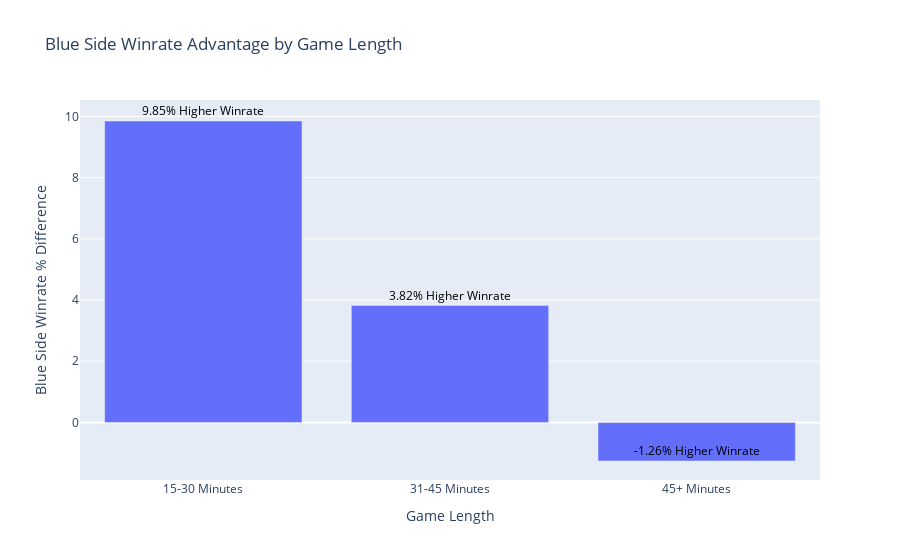

This figure's notebook cell:
### Code cell
# Split the gamelength column into 3 bins
gamelength_bins = pd.cut(df_teams['gamelength'], bins=[900, 1800, 2700, np.inf], labels=['15-30 Minutes', '31-45 Minutes', '45+ Minutes'])

wr_length = (df_teams.assign(gamelength_bins=gamelength_bins)
 .groupby(["gamelength_bins", 'side'])
 .agg({'result': lambda x: np.round(x.mean()*100,2)})
 .unstack()
 .assign(blue_wr_advantage = lambda x: (x['result']['Blue'] - x['result']['Red']))
 ['blue_wr_advantage']
 )

customdata = np.stack([gamelength_bins.value_counts(), gamelength_bins.value_counts(normalize=True)*100], axis=-1)
fig = px.bar(wr_length, title='Blue Side Winrate Advantage by Game Length')
# Change it to categorical
fig.update_xaxes(type='category', title='Game Length')
fig.update_yaxes(title='Blue Side Winrate % Difference')
fig.update_layout(hovermode='x')
# Update the hover label text to show the year, and the winrate advantage
fig.update_traces(customdata=customdata, 
                  hovertemplate='Length: %{x}<br>Blue Winrate Advantage: %{y}%<br>%{customdata[0]:,} Games<br>(%{customdata[1]:.2f}% of all Games)')
# Add a text above each bar with the number of games in that bin, as stored in customdata
fig.update_layout(showlegend=False, annotations=[
    dict(
        x=bin,
        y=advantage,
        text=f"{advantage:.2f}% Higher Winrate",
        showarrow=False,
        font=dict(size=12, color='black'),
        xanchor='center',
        yanchor='bottom'
    )
    for bin, advantage, games in zip(wr_length.index, wr_length.values, customdata[:, 0])
])
fig.write_html('plots/bivariate.html', include_plotlyjs='cdn')
fig.show()
print(wr_length)
wr_length = []

### Figure 1 — Plotly figure (JSON) as saved in the notebook; plotly's stock layout.template omitted (floating-point values rounded to 4 significant figures)
{"data": [{"alignmentgroup": "True", "customdata": [[59698, 57.48], [40644, 39.13], [3516, 3.385]], "hovertemplate": "Length: %{x}<br>Blue Winrate Advantage: %{y}%<br>%{customdata[0]:,} Games<br>(%{customdata[1]:.2f}% of all Games)", "legendgroup": "blue_wr_advantage", "marker": {"color": "#636efa", "pattern": {"shape": ""}}, "name": "blue_wr_advantage", "offsetgroup": "blue_wr_advantage", "orientation": "v", "showlegend": true, "textposition": "auto", "type": "bar", "x": ["15-30 Minutes", "31-45 Minutes", "45+ Minutes"], "xaxis": "x", "y": [9.85, 3.82, -1.26], "yaxis": "y"}], "layout": {"annotations": [{"font": {"color": "black", "size": 12}, "showarrow": false, "text": "9.85% Higher Winrate", "x": "15-30 Minutes", "xanchor": "center", "y": 9.85, "yanchor": "bottom"}, {"font": {"color": "black", "size": 12}, "showarrow": false, "text": "3.82% Higher Winrate", "x": "31-45 Minutes", "xanchor": "center", "y": 3.82, "yanchor": "bottom"}, {"font": {"color": "black", "size": 12}, "showarrow": false, "text": "-1.26% Higher Winrate", "x": "45+ Minutes", "xanchor": "center", "y": -1.26, "yanchor": "bottom"}], "barmode": "relative", "hovermode": "x", "legend": {"title": {"text": "variable"}, "tracegroupgap": 0}, "showlegend": false, "title": {"text": "Blue Side Winrate Advantage by Game Length"}, "xaxis": {"anchor": "y", "domain": [0, 1], "title": {"text": "Game Length"}, "type": "category"}, "yaxis": {"anchor": "x", "domain": [0, 1], "title": {"text": "Blue Side Winrate % Difference"}}}}
